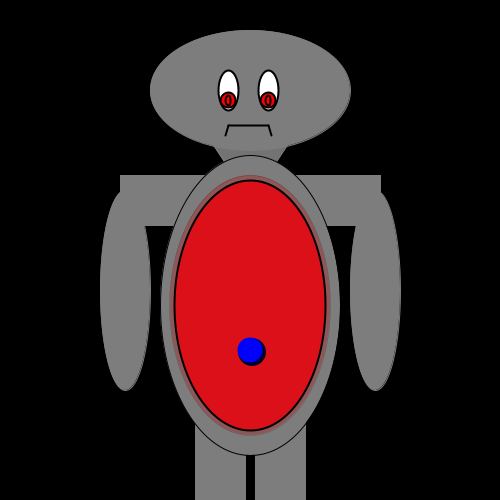
Frame 1 (no input)
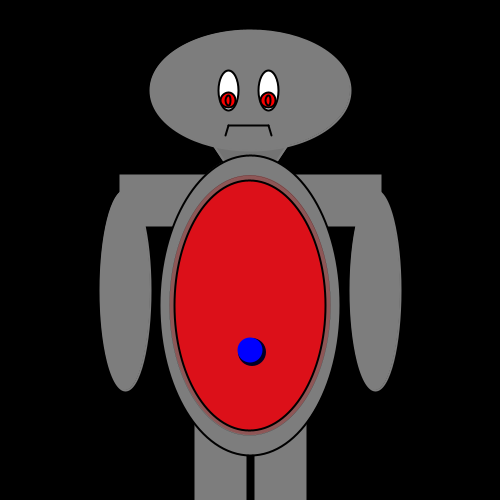
Frame 60 (the mouse pressed at the canvas centre just before this capture)
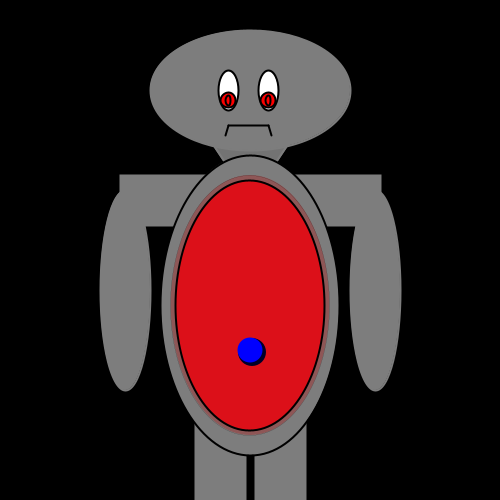
Frame 120 (the mouse held since frame 60 and released just before this capture)

The Processing sketch that drew these frames (run headless with seeded random() and noise(); from frame 60 on, the mouse is pressed at the canvas centre):

// Processing sketch: processing_71248
// ── processing_71248.pde

int moveMouth=135;
int moveEyeballs=100;
int moveRetinas=100;


int themeColor=0;
int buttonShade=255;
float bodyChange=0.0;
float speed=0.05;
int lightAlpha=0;

void setup() {
  size(500, 500);
}


void draw() {
  background(themeColor);
  smooth();
  fill(255,255,0,lightAlpha);
  ellipse(250,230,420,420);

  //head
  fill(125);
  stroke(125);
  triangle(200, 125, 300, 125, 250, 200);
  fill(115);
  triangle(200, 125, 300, 125, 250, 200);
  fill(125);
  ellipse(250, 90, 200, 120);


  // arms
  rectMode(CENTER);
  rect(170, 200, 100, 50);
  rect(330, 200, 100, 50);
  ellipseMode(CORNER);
  ellipse(100, 190, 50, 200);
  ellipse(350, 190, 50, 200);
  ellipseMode(CENTER);
  //legs
  rect(220, 400, 50, 300);
  rect(280, 400, 50, 300);
  //body
  stroke(0);
  fill(125);
  ellipse(width/2, 305, 180+sin(bodyChange)*5, 300);
  bodyChange+=speed;
  //red shadow
  strokeWeight(0);
  fill(180, 0, 0, 80);
  ellipse(width/2, 305, 160+sin(bodyChange)*5, 260);
  //body red
  strokeWeight(2); 
  fill(220, 16, 25);
  ellipse(width/2, 305, 150+sin(bodyChange)*5, 250);



  

  //eyes
  fill(255);
  ellipse(228, height/5.5, 20, 40);
  ellipse(268, height/5.5, 20, 40);
  //eyeballs
  fill(255, 0, 0);
  ellipse(228, moveEyeballs, 15, 15); 
  ellipse(268, moveEyeballs, 15, 15);
  //retinas
  ellipse(228, moveRetinas, 5, 10);
  ellipse(268, moveRetinas, 5, 10);
  //mouth
  line(228, 125, 268, 125);
  strokeWeight(2);
  line(228, 125, 225, moveMouth);
  line(268, 125, 271, moveMouth);
  //button shade
  noStroke();
  fill(0, 0, 40, buttonShade);
  ellipse(252, 352, 28, 28);
  //button
  strokeWeight(2);
  fill(0, 0, 255);
  ellipse(250, 350, 25, 25);

  //press the button
  if (mouseX>225 && mouseX<275 && mouseY>325 && mouseY<375&& mousePressed) {
    //change light
    lightAlpha=lightAlpha+3;

    //change bodybreath
    speed=0 ;
    //change button shade
    buttonShade=0;
    //change alien's expression  
    if ( moveMouth>120) {
      moveMouth= moveMouth-1;
    }
    else {
      moveMouth=120;
    }

    if (moveEyeballs>80) {
      moveEyeballs=moveEyeballs-1;
    }
    else {
      moveEyeballs=80;
    }
      if (moveRetinas>80) {
      moveRetinas=moveRetinas-1;
    }
    else {
      moveRetinas=80;
    }
  }
  else {
    moveMouth=135;
    moveEyeballs=100;
    moveRetinas=100;
    buttonShade=255;
    speed=0.05;
    lightAlpha=0;
  }
}
